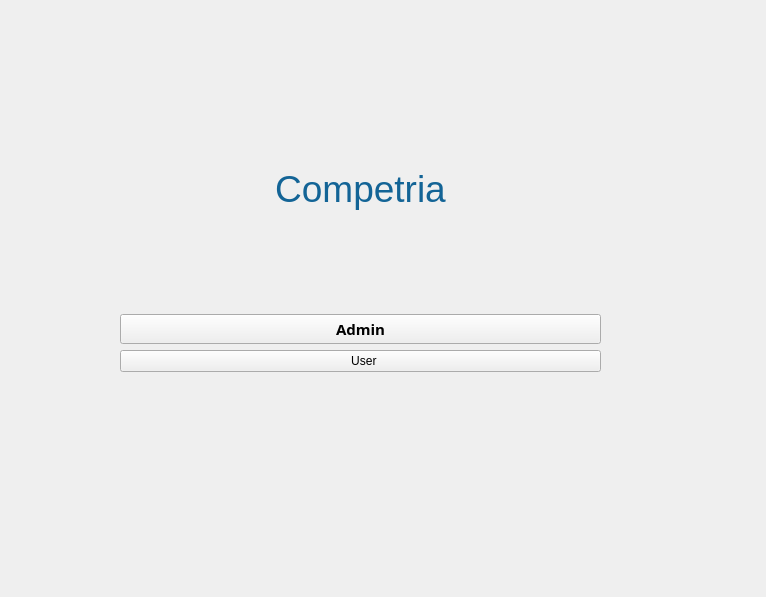
<?xml version="1.0" encoding="UTF-8"?>
<ui version="4.0">
 <class>MainWindow</class>
 <widget class="QMainWindow" name="MainWindow">
  <property name="geometry">
   <rect>
    <x>0</x>
    <y>0</y>
    <width>766</width>
    <height>597</height>
   </rect>
  </property>
  <property name="windowTitle">
   <string>Competria </string>
  </property>
  <property name="windowIcon">
   <iconset>
    <normalon>src/login_28dp_E8EAED_FILL0_wght400_GRAD0_opsz24.png</normalon>
   </iconset>
  </property>
  <widget class="QWidget" name="centralwidget">
   <widget class="QWidget" name="layoutWidget">
    <property name="geometry">
     <rect>
      <x>120</x>
      <y>71</y>
      <width>481</width>
      <height>301</height>
     </rect>
    </property>
    <layout class="QVBoxLayout" name="verticalLayout">
     <item>
      <widget class="QLabel" name="label">
       <property name="toolTip">
        <string>&lt;html&gt;&lt;head/&gt;&lt;body&gt;&lt;p align=&quot;center&quot;&gt;Competria&lt;/p&gt;&lt;/body&gt;&lt;/html&gt;</string>
       </property>
       <property name="styleSheet">
        <string notr="true">font: 36pt &quot;Segoe Script&quot;
rgb(15, 87, 194);</string>
       </property>
       <property name="text">
        <string>&lt;html&gt;&lt;head/&gt;&lt;body&gt;&lt;p align=&quot;center&quot;&gt;&lt;span style=&quot; font-size:28pt; color:#136496;&quot;&gt;Competria&lt;/span&gt;&lt;/p&gt;&lt;/body&gt;&lt;/html&gt;</string>
       </property>
      </widget>
     </item>
     <item>
      <layout class="QHBoxLayout" name="horizontalLayout">
       <item>
        <widget class="QPushButton" name="admininterfacebutton">
         <property name="enabled">
          <bool>true</bool>
         </property>
         <property name="font">
          <font>
           <family>Segoe Print</family>
           <pointsize>11</pointsize>
           <italic>false</italic>
           <bold>true</bold>
          </font>
         </property>
         <property name="styleSheet">
          <string notr="true">font: 700 11pt &quot;Segoe Print&quot;;
</string>
         </property>
         <property name="text">
          <string>Admin</string>
         </property>
         <property name="icon">
          <iconset>
           <normalon>:/new/prefix1/src/shield_person_28dp_A2D5AB_FILL0_wght400_GRAD0_opsz24.png</normalon>
          </iconset>
         </property>
         <property name="iconSize">
          <size>
           <width>30</width>
           <height>30</height>
          </size>
         </property>
         <property name="checkable">
          <bool>false</bool>
         </property>
        </widget>
       </item>
      </layout>
     </item>
     <item>
      <layout class="QHBoxLayout" name="horizontalLayout_2">
       <item>
        <widget class="QPushButton" name="userinterfacebutton">
         <property name="styleSheet">
          <string notr="true">font: 700 11pt &quot;Segoe Print&quot;;
</string>
         </property>
         <property name="text">
          <string>  User</string>
         </property>
         <property name="icon">
          <iconset>
           <normalon>:/new/prefix1/src/person_28dp_E5EFC1_FILL0_wght400_GRAD0_opsz24.png</normalon>
          </iconset>
         </property>
         <property name="iconSize">
          <size>
           <width>25</width>
           <height>25</height>
          </size>
         </property>
        </widget>
       </item>
      </layout>
     </item>
    </layout>
   </widget>
  </widget>
  <widget class="QMenuBar" name="menubar">
   <property name="geometry">
    <rect>
     <x>0</x>
     <y>0</y>
     <width>766</width>
     <height>21</height>
    </rect>
   </property>
  </widget>
 </widget>
 <resources/>
 <connections/>
</ui>
